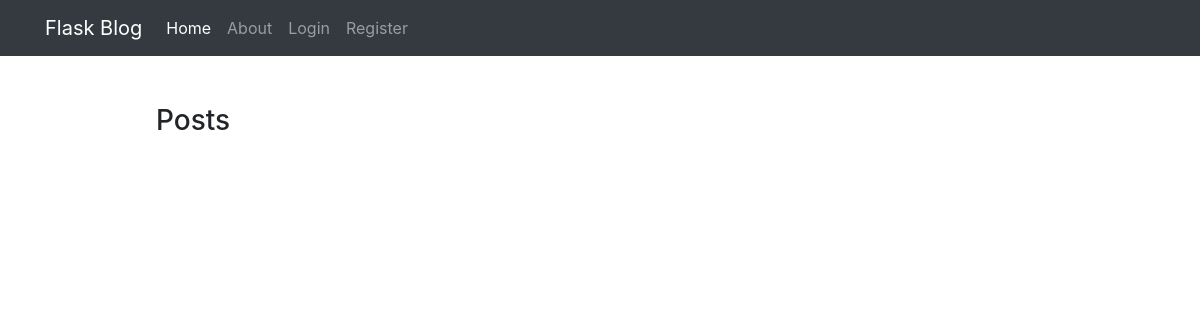
The app's page /, older data.
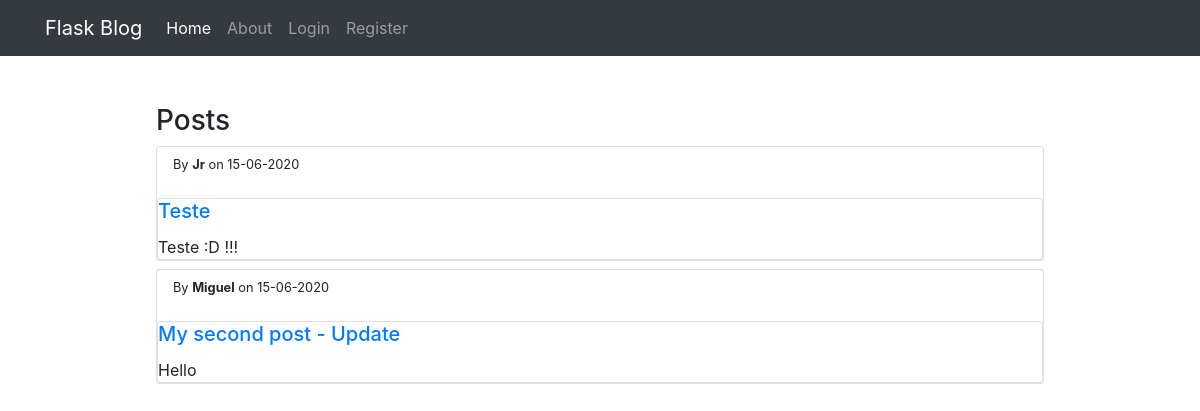
The same page, newer data.
### flaskblog/models.py (models this page shows, shortened)
class Post(db.Model, UserMixin):
    id = db.Column(db.Integer, primary_key = True)
    title = db.Column(db.String(60), nullable=False)
    description = db.Column(db.Text, nullable=False)
    date_posted = db.Column(db.DateTime,default = datetime.utcnow)
    user_id = db.Column(db.Integer, db.ForeignKey('user.id'), nullable=False)

class User(db.Model, UserMixin):
    id = db.Column(db.Integer, primary_key = True)
    username = db.Column(db.String(20), unique=True, nullable=False)
    email = db.Column(db.String(40), unique=True, nullable=False)
    password = db.Column(db.String(120),nullable=False)
    posts = db.relationship("Post",backref='author', lazy=True)

### flaskblog/routes.py (the view)
@app.route('/')
def index():
    posts = Post.query.order_by(Post.date_posted.desc()).all()
    return render_template('index.html',posts =posts)

### flaskblog/templates/index.html
{%extends 'layout.html'%}
{%block content%}
<div class = 'mx-auto' style= 'width:80%'>
        <h3> Posts</h3>
        {%for post in posts%}
        <div class='card mt-2'>
                <small class = 'ml-3 mt-2'>
                        By <strong>{{post.author.username}}</strong>
                        on {{post.date_posted.strftime('%d-%m-%Y')}}
                </small>
                <br>
                <div class='card body'>
                        <h5 class='card-title'><a href = "{{url_for('get_post',post_id=post.id)}}">{{post.title}}</a></h5>
                        <p class= 'card-text'>{{post.description}}</p>
                </div>
        </div>
        {%endfor%}
</div>
{%endblock%}

### flaskblog/templates/layout.html (shortened to what this page needs)
<!DOCTYPE html>
<html lang="en">
<head>
    <link rel="stylesheet" href="https://stackpath.bootstrapcdn.com/bootstrap/4.5.0/css/bootstrap.min.css">
</head>
<body>
    <nav class="navbar navbar-expand-lg navbar-dark bg-dark">
        <div class = 'container'>
        <a class="navbar-brand" href="#">Flask Blog</a>
        <div class="collapse navbar-collapse" id="navbarSupportedContent">
            <ul class="navbar-nav mr-auto">
            <li class="nav-item active">
                <a class="nav-link" href="{{url_for('index')}}">Home <span class="sr-only">(current)</span></a>
            </li>
            <li class="nav-item">
                <a class="nav-link" href="{{url_for('about')}}">About</a>
            </li>
            {%if current_user.is_authenticated%}
                <li class="nav-item">
                    <a class="nav-link" href="{{url_for('logout')}}">Logout</a>
                </li>
                <li class="nav-item">
                    <a class="nav-link" href="{{url_for('create_post')}}">Add Post</a>
                </li>
            {%else%}
                <li class="nav-item">
                    <a class="nav-link" href="{{url_for('login')}}">Login</a>
                </li>
                <li class="nav-item">
                    <a class="nav-link" href="{{url_for('register')}}">Register</a>
                </li>
            {%endif%}
        </div>
        </div>
    </nav>
    <div class = 'container mt-5'>
    {%block content%}
    {%endblock%}
    </div>
</body>
</html>

Row changes from the older to the newer data that the page shows:
added Post: author.username "Jr", date_posted "15-06-2020", title "Teste", description "Teste :D !!!"
added Post: author.username "Miguel", date_posted "15-06-2020", title "My second post - Update", description "Hello"
